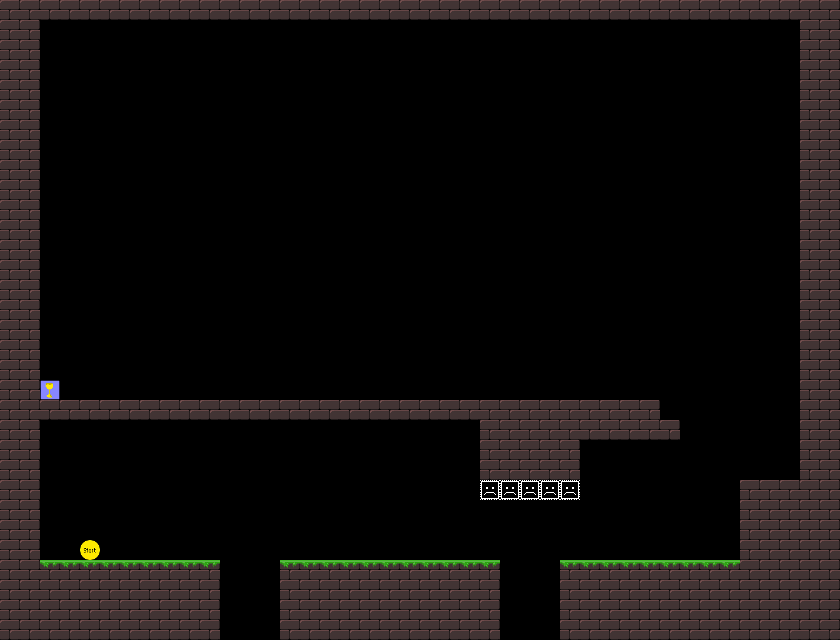

Below is a game level as drawn by its tile map, then a one-line description and the .tmx file that defines it, in full:
An orthogonal 42x32 tile map with 20x20 px tiles, 1 tile layer (bg).

<map version="1.0" orientation="orthogonal" width="42" height="32" tilewidth="20" tileheight="20">
 <tileset firstgid="1" name="tiles1_neu_kleiner" tilewidth="20" tileheight="20">
  <image source="tiles1_neu_kleiner.png" width="120" height="240" />
 </tileset>
 <layer name="bg" width="42" height="32">
  <data encoding="csv">
8,8,8,8,8,8,8,8,8,8,8,8,8,8,8,8,8,8,8,8,8,8,8,8,8,8,8,8,8,8,8,8,8,8,8,8,8,8,8,8,8,8,
8,8,0,0,0,0,0,0,0,0,0,0,0,0,0,0,0,0,0,0,0,0,0,0,0,0,0,0,0,0,0,0,0,0,0,0,0,0,0,0,8,8,
8,8,0,0,0,0,0,0,0,0,0,0,0,0,0,0,0,0,0,0,0,0,0,0,0,0,0,0,0,0,0,0,0,0,0,0,0,0,0,0,8,8,
8,8,0,0,0,0,0,0,0,0,0,0,0,0,0,0,0,0,0,0,0,0,0,0,0,0,0,0,0,0,0,0,0,0,0,0,0,0,0,0,8,8,
8,8,0,0,0,0,0,0,0,0,0,0,0,0,0,0,0,0,0,0,0,0,0,0,0,0,0,0,0,0,0,0,0,0,0,0,0,0,0,0,8,8,
8,8,0,0,0,0,0,0,0,0,0,0,0,0,0,0,0,0,0,0,0,0,0,0,0,0,0,0,0,0,0,0,0,0,0,0,0,0,0,0,8,8,
8,8,0,0,0,0,0,0,0,0,0,0,0,0,0,0,0,0,0,0,0,0,0,0,0,0,0,0,0,0,0,0,0,0,0,0,0,0,0,0,8,8,
8,8,0,0,0,0,0,0,0,0,0,0,0,0,0,0,0,0,0,0,0,0,0,0,0,0,0,0,0,0,0,0,0,0,0,0,0,0,0,0,8,8,
8,8,0,0,0,0,0,0,0,0,0,0,0,0,0,0,0,0,0,0,0,0,0,0,0,0,0,0,0,0,0,0,0,0,0,0,0,0,0,0,8,8,
8,8,0,0,0,0,0,0,0,0,0,0,0,0,0,0,0,0,0,0,0,0,0,0,0,0,0,0,0,0,0,0,0,0,0,0,0,0,0,0,8,8,
8,8,0,0,0,0,0,0,0,0,0,0,0,0,0,0,0,0,0,0,0,0,0,0,0,0,0,0,0,0,0,0,0,0,0,0,0,0,0,0,8,8,
8,8,0,0,0,0,0,0,0,0,0,0,0,0,0,0,0,0,0,0,0,0,0,0,0,0,0,0,0,0,0,0,0,0,0,0,0,0,0,0,8,8,
8,8,0,0,0,0,0,0,0,0,0,0,0,0,0,0,0,0,0,0,0,0,0,0,0,0,0,0,0,0,0,0,0,0,0,0,0,0,0,0,8,8,
8,8,0,0,0,0,0,0,0,0,0,0,0,0,0,0,0,0,0,0,0,0,0,0,0,0,0,0,0,0,0,0,0,0,0,0,0,0,0,0,8,8,
8,8,0,0,0,0,0,0,0,0,0,0,0,0,0,0,0,0,0,0,0,0,0,0,0,0,0,0,0,0,0,0,0,0,0,0,0,0,0,0,8,8,
8,8,0,0,0,0,0,0,0,0,0,0,0,0,0,0,0,0,0,0,0,0,0,0,0,0,0,0,0,0,0,0,0,0,0,0,0,0,0,0,8,8,
8,8,0,0,0,0,0,0,0,0,0,0,0,0,0,0,0,0,0,0,0,0,0,0,0,0,0,0,0,0,0,0,0,0,0,0,0,0,0,0,8,8,
8,8,0,0,0,0,0,0,0,0,0,0,0,0,0,0,0,0,0,0,0,0,0,0,0,0,0,0,0,0,0,0,0,0,0,0,0,0,0,0,8,8,
8,8,0,0,0,0,0,0,0,0,0,0,0,0,0,0,0,0,0,0,0,0,0,0,0,0,0,0,0,0,0,0,0,0,0,0,0,0,0,0,8,8,
8,8,48,0,0,0,0,0,0,0,0,0,0,0,0,0,0,0,0,0,0,0,0,0,0,0,0,0,0,0,0,0,0,0,0,0,0,0,0,0,8,8,
8,8,8,8,8,8,8,8,8,8,8,8,8,8,8,8,8,8,8,8,8,8,8,8,8,8,8,8,8,8,8,8,8,0,0,0,0,0,0,0,8,8,
8,8,0,0,0,0,0,0,0,0,0,0,0,0,0,0,0,0,0,0,0,0,0,0,8,8,8,8,8,8,8,8,8,8,0,0,0,0,0,0,8,8,
8,8,0,0,0,0,0,0,0,0,0,0,0,0,0,0,0,0,0,0,0,0,0,0,8,8,8,8,8,0,0,0,0,0,0,0,0,0,0,0,8,8,
8,8,0,0,0,0,0,0,0,0,0,0,0,0,0,0,0,0,0,0,0,0,0,0,8,8,8,8,8,0,0,0,0,0,0,0,0,0,0,0,8,8,
8,8,0,0,0,0,0,0,0,0,0,0,0,0,0,0,0,0,0,0,0,0,0,0,52,52,52,52,52,0,0,0,0,0,0,0,0,8,8,8,8,8,
8,8,0,0,0,0,0,0,0,0,0,0,0,0,0,0,0,0,0,0,0,0,0,0,0,0,0,0,0,0,0,0,0,0,0,0,0,8,8,8,8,8,
8,8,0,0,0,0,0,0,0,0,0,0,0,0,0,0,0,0,0,0,0,0,0,0,0,0,0,0,0,0,0,0,0,0,0,0,0,8,8,8,8,8,
8,8,0,0,47,0,0,0,0,0,0,0,0,0,0,0,0,0,0,0,0,0,0,0,0,0,0,0,0,0,0,0,0,0,0,0,0,8,8,8,8,8,
8,8,29,29,29,29,29,29,29,29,29,0,0,0,29,29,29,29,29,29,29,29,29,29,29,0,0,0,29,29,29,29,29,29,29,29,29,8,8,8,8,8,
8,8,8,8,8,8,8,8,8,8,8,0,0,0,8,8,8,8,8,8,8,8,8,8,8,0,0,0,8,8,8,8,8,8,8,8,8,8,8,8,8,8,
8,8,8,8,8,8,8,8,8,8,8,0,0,0,8,8,8,8,8,8,8,8,8,8,8,0,0,0,8,8,8,8,8,8,8,8,8,8,8,8,8,8,
8,8,8,8,8,8,8,8,8,8,8,0,0,0,8,8,8,8,8,8,8,8,8,8,8,0,0,0,8,8,8,8,8,8,8,8,8,8,8,8,8,8
</data>
 </layer>
</map>